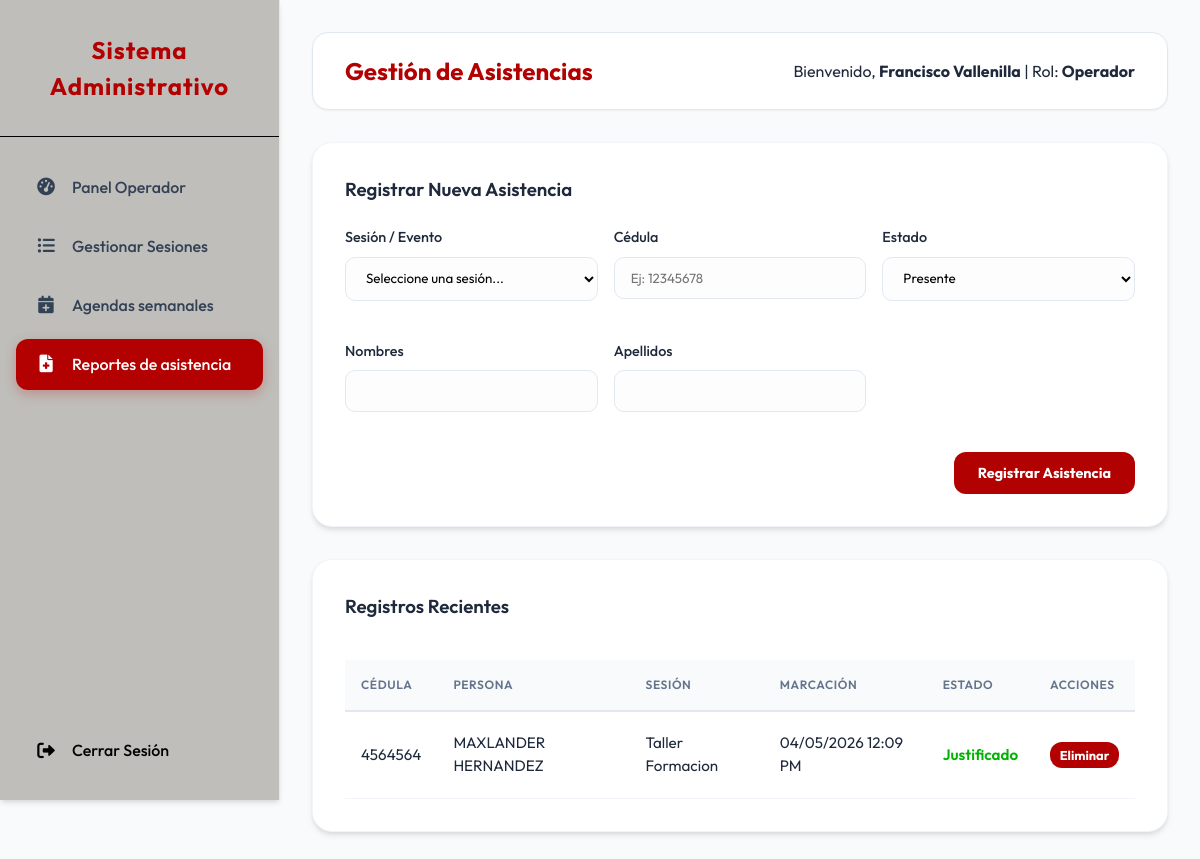
The page /operador/reportes.php (signed in) on the database its author committed.
### tables this page shows
CREATE TABLE `registro_asistencia` (
  `ID_REGISTRO` int(11) NOT NULL AUTO_INCREMENT,
  `ID_PERSONAS` int(11) NOT NULL,
  `ID_SESIONES` int(11) NOT NULL,
  `MARCACION` timestamp NOT NULL DEFAULT current_timestamp(),
  `ESTADO` varchar(50) DEFAULT 'Presente',
  `METODO` varchar(50) DEFAULT 'Manual',
  PRIMARY KEY (`ID_REGISTRO`),
  KEY `ID_PERSONAS` (`ID_PERSONAS`),
  KEY `ID_SESIONES` (`ID_SESIONES`),
  CONSTRAINT `registro_asistencia_ibfk_1` FOREIGN KEY (`ID_PERSONAS`) REFERENCES `personas` (`ID_PERSONAS`) ON DELETE CASCADE,
  CONSTRAINT `registro_asistencia_ibfk_2` FOREIGN KEY (`ID_SESIONES`) REFERENCES `sesiones` (`ID_SESION`) ON DELETE CASCADE
);

CREATE TABLE `personas` (
  `ID_PERSONAS` int(11) NOT NULL AUTO_INCREMENT,
  `CEDULAS` varchar(20) NOT NULL,
  `NOMBRES` varchar(100) NOT NULL,
  `APELLIDOS` varchar(100) NOT NULL,
  `ACTIVO` tinyint(1) DEFAULT 1,
  `CREADO_EN` timestamp NOT NULL DEFAULT current_timestamp(),
  PRIMARY KEY (`ID_PERSONAS`),
  UNIQUE KEY `CEDULAS` (`CEDULAS`)
);

CREATE TABLE `sesiones` (
  `ID_SESION` int(11) NOT NULL AUTO_INCREMENT,
  `TITULO` varchar(255) NOT NULL,
  `FECHA` date NOT NULL,
  `HORA_INICIO` time NOT NULL,
  `TIPO` varchar(50) NOT NULL,
  PRIMARY KEY (`ID_SESION`)
);

### operador/reportes.php (the view, shortened to what this page needs)
<?php
require_once __DIR__ . '/../includes/layout_header.php';
require_once __DIR__ . '/../includes/auth.php';
$query = "SELECT R.*, P.NOMBRES, P.APELLIDOS, P.CEDULAS, S.TITULO, S.FECHA
          FROM REGISTRO_ASISTENCIA R
          JOIN PERSONAS P ON R.ID_PERSONAS = P.ID_PERSONAS
          JOIN SESIONES S ON R.ID_SESIONES = S.ID_SESION
          ORDER BY R.MARCACION DESC LIMIT 50";
$asistencias = $pdo->query($query)->fetchAll();
?>
<div class="card">
    <h3>Registrar Nueva Asistencia</h3>
    <form method="POST" style="margin-top: 1.5rem; display: grid; grid-template-columns: repeat(3, 1fr); gap: 1rem;">
        <div class="form-group">
            <label>Sesión / Evento</label>
            <select name="id_sesion" required>
                <option value="">Seleccione una sesión...</option>
            </select>
        </div>
        <div class="form-group">
            <label>Cédula</label>
            <input type="text" name="cedula" id="cedula_input" placeholder="Ej: 12345678" required autocomplete="off">
        </div>
        <div class="form-group">
            <label>Estado</label>
            <select name="estado">
                <option value="Presente">Presente</option>
            </select>
        </div>
        <div class="form-group">
            <label>Nombres</label>
            <input type="text" name="nombres" id="nombres_input" required>
        </div>
        <div class="form-group">
            <label>Apellidos</label>
            <input type="text" name="apellidos" id="apellidos_input" required>
        </div>
        <div style="grid-column: span 3; text-align: right;">
            <button type="submit" class="btn btn-primary">Registrar Asistencia</button>
        </div>
    </form>
</div>
<div class="card">
    <div style="display: flex; justify-content: space-between; align-items: center; margin-bottom: 1rem;">
        <h3>Registros Recientes</h3>
    </div>
    <table>
        <thead>
            <tr>
                <th>Cédula</th>
                <th>Persona</th>
                <th>Sesión</th>
                <th>Marcación</th>
                <th>Estado</th>
                <th>Acciones</th>
            </tr>
        </thead>
        <tbody>
            <?php foreach ($asistencias as $a): ?>
            <tr>
                <td><?php echo $a['CEDULAS']; ?></td>
                <td><?php echo $a['NOMBRES'] . ' ' . $a['APELLIDOS']; ?></td>
                <td><?php echo $a['TITULO']; ?></td>
                <td><?php echo date('d/m/Y h:i A', strtotime($a['MARCACION'])); ?></td>
                <td><span style="color: var(--success); font-weight: 600;"><?php echo $a['ESTADO']; ?></span></td>
                <td>
                    <form method="POST" onsubmit="return confirm('¿Eliminar este registro?')">
                        <button type="submit" class="btn btn-danger" style="font-size: 0.8rem; padding: 0.3rem 0.6rem;">Eliminar</button>
                    </form>
                </td>
            </tr>
            <?php endforeach; ?>
        </tbody>
    </table>
</div>
<?php require_once __DIR__ . '/../includes/layout_footer.php'; ?>

### public/assets/css/style.css (style rules this page uses)
:root { --primary-color: #b30000; --secondary-color: #000000; --accent-blue: #0ea5e9; --bg-color: #f8fafc; --sidebar-color: #ffffff; --sidebar-text: #334155; --text-main: #1e293b; --text-light: #64748b; --white: #ffffff; --success: #00B300; --danger: #b30000; --warning: #f59e0b; --shadow-sm: 0 1px 2px 0 rgba(0, 0, 0, 0.05); --shadow-md: 0 4px 6px -1px rgba(0, 0, 0, 0.1), 0 2px 4px -1px rgba(0, 0, 0, 0.06); --shadow-lg: 0 10px 15px -3px rgba(0, 0, 0, 0.1), 0 4px 6px -2px rgba(0, 0, 0, 0.05); }
* { margin: 0; padding: 0; box-sizing: border-box; }
body { font-family: 'Outfit', sans-serif; background-color: var(--bg-color); color: var(--text-main); line-height: 1.5; }
.card { background: var(--white); padding: 2rem; border-radius: 20px; box-shadow: var(--shadow-md); margin-bottom: 2rem; border: 1px solid #f1f5f9; }
.card h3 { margin-bottom: 1.5rem; color: var(--text-main); font-weight: 600; display: flex; align-items: center; gap: 0.75rem; }
table { width: 100%; border-collapse: separate; border-spacing: 0; margin-top: 1rem; }
th { background-color: #f8fafc; color: var(--text-light); font-weight: 600; text-transform: uppercase; font-size: 0.75rem; letter-spacing: 0.05em; padding: 1rem; text-align: left; border-bottom: 2px solid #e2e8f0; }
td { padding: 1.25rem 1rem; border-bottom: 1px solid #f1f5f9; font-size: 0.95rem; }
.form-group { margin-bottom: 1.5rem; }
label { display: block; margin-bottom: 0.5rem; font-weight: 500; color: var(--text-main); font-size: 0.9rem; }
input, select, textarea { width: 100%; padding: 0.75rem 1rem; border: 1px solid #e2e8f0; border-radius: 10px; font-family: inherit; transition: all 0.2s; background-color: #fdfdfd; }
.btn { padding: 0.75rem 1.5rem; border-radius: 12px; border: none; cursor: pointer; font-family: inherit; font-weight: 700; transition: all 0.2s; display: inline-flex; align-items: center; gap: 0.5rem; text-decoration: none; font-size: 0.9rem; }
.btn-primary { text-align: center; background: #b10101; color: #ffffff !important; justify-content: center; }
.btn-danger { background: #b30000; color: #ffffff !important; }

### rows shown on the page
registro_asistencia: ID_PERSONAS.CEDULAS "4564564", ID_PERSONAS.NOMBRES "MAXLANDER", ID_PERSONAS.APELLIDOS "HERNANDEZ", ID_SESIONES.TITULO "Taller Formacion", MARCACION "04/05/2026 12:09 PM", ESTADO "Justificado"

### other values the page prints
$title "Gestión de Asistencias"
$_SESSION['user_name'] "Francisco Vallenilla"
$user_level "Operador"
